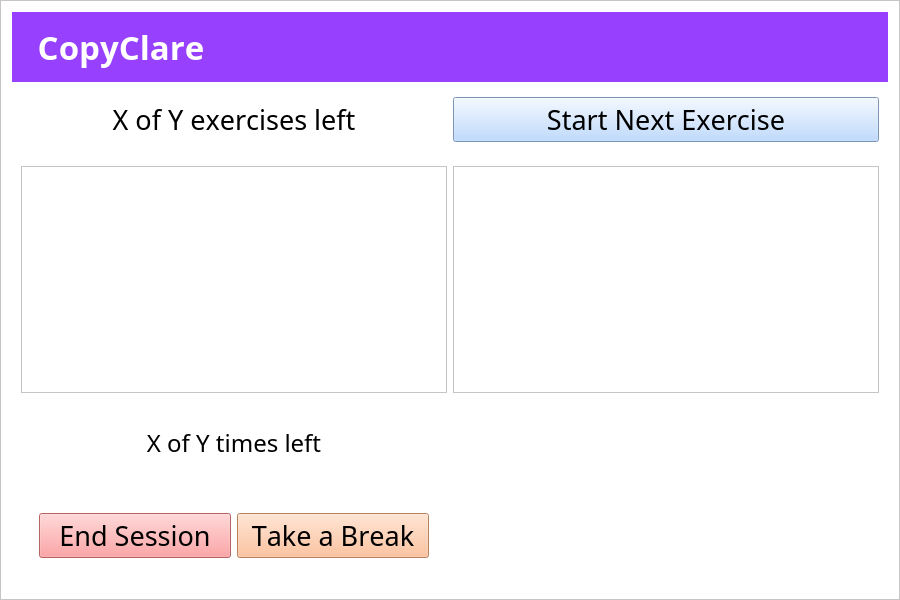
<?xml version="1.0" encoding="UTF-8"?>
<ui version="4.0">
 <class>Exercise</class>
 <widget class="QFrame" name="Exercise">
  <property name="geometry">
   <rect>
    <x>0</x>
    <y>0</y>
    <width>900</width>
    <height>600</height>
   </rect>
  </property>
  <property name="windowTitle">
   <string>Frame</string>
  </property>
  <property name="styleSheet">
   <string notr="true">background-color: rgb(255, 255, 255);</string>
  </property>
  <property name="frameShape">
   <enum>QFrame::StyledPanel</enum>
  </property>
  <property name="frameShadow">
   <enum>QFrame::Raised</enum>
  </property>
  <layout class="QVBoxLayout" name="verticalLayout">
   <item>
    <widget class="QLabel" name="copyclare_logo">
     <property name="minimumSize">
      <size>
       <width>0</width>
       <height>70</height>
      </size>
     </property>
     <property name="font">
      <font>
       <family>Futura</family>
       <pointsize>25</pointsize>
       <weight>75</weight>
       <bold>true</bold>
       <underline>false</underline>
       <kerning>false</kerning>
      </font>
     </property>
     <property name="styleSheet">
      <string notr="true">background-color: rgb(151, 64, 253);
color: rgb(255, 255, 255);</string>
     </property>
     <property name="text">
      <string>   CopyClare</string>
     </property>
     <property name="margin">
      <number>5</number>
     </property>
    </widget>
   </item>
   <item>
    <widget class="QWidget" name="top_layer" native="true">
     <property name="minimumSize">
      <size>
       <width>0</width>
       <height>40</height>
      </size>
     </property>
     <layout class="QHBoxLayout" name="horizontalLayout">
      <item>
       <widget class="QLabel" name="exercise_counter">
        <property name="font">
         <font>
          <family>Futura</family>
          <pointsize>20</pointsize>
          <kerning>false</kerning>
         </font>
        </property>
        <property name="text">
         <string>X of Y exercises left</string>
        </property>
        <property name="alignment">
         <set>Qt::AlignCenter</set>
        </property>
       </widget>
      </item>
      <item>
       <widget class="QPushButton" name="start_next_ex_button">
        <property name="font">
         <font>
          <family>Futura</family>
          <pointsize>20</pointsize>
          <kerning>false</kerning>
         </font>
        </property>
        <property name="styleSheet">
         <string notr="true">background-color: rgb(173, 209, 255);</string>
        </property>
        <property name="text">
         <string>Start Next Exercise</string>
        </property>
       </widget>
      </item>
     </layout>
    </widget>
   </item>
   <item>
    <widget class="QWidget" name="video_layer" native="true">
     <property name="minimumSize">
      <size>
       <width>0</width>
       <height>200</height>
      </size>
     </property>
     <property name="maximumSize">
      <size>
       <width>16777215</width>
       <height>250</height>
      </size>
     </property>
     <property name="styleSheet">
      <string notr="true">border-color: rgb(185, 189, 189);</string>
     </property>
     <layout class="QHBoxLayout" name="horizontalLayout_2">
      <item>
       <widget class="QGraphicsView" name="sample_video_holder"/>
      </item>
      <item>
       <widget class="QGraphicsView" name="user_video_holder"/>
      </item>
     </layout>
    </widget>
   </item>
   <item>
    <widget class="QWidget" name="bottom_layer" native="true">
     <property name="minimumSize">
      <size>
       <width>0</width>
       <height>180</height>
      </size>
     </property>
     <layout class="QHBoxLayout" name="horizontalLayout_3">
      <item>
       <widget class="QWidget" name="left_column" native="true">
        <layout class="QVBoxLayout" name="verticalLayout_2">
         <item>
          <widget class="QLabel" name="rep_counter">
           <property name="font">
            <font>
             <family>Futura</family>
             <pointsize>18</pointsize>
             <kerning>false</kerning>
            </font>
           </property>
           <property name="text">
            <string>X of Y times left</string>
           </property>
           <property name="alignment">
            <set>Qt::AlignHCenter|Qt::AlignTop</set>
           </property>
          </widget>
         </item>
         <item>
          <widget class="QWidget" name="buttons_row" native="true">
           <layout class="QHBoxLayout" name="horizontalLayout_4">
            <item>
             <widget class="QPushButton" name="end_session_button">
              <property name="font">
               <font>
                <family>Futura</family>
                <pointsize>20</pointsize>
                <kerning>false</kerning>
               </font>
              </property>
              <property name="styleSheet">
               <string notr="true">background-color: rgb(253, 138, 139);</string>
              </property>
              <property name="text">
               <string>End Session</string>
              </property>
             </widget>
            </item>
            <item>
             <widget class="QPushButton" name="break_button">
              <property name="font">
               <font>
                <family>Futura</family>
                <pointsize>20</pointsize>
                <kerning>false</kerning>
               </font>
              </property>
              <property name="styleSheet">
               <string notr="true">background-color: rgb(254, 181, 133);</string>
              </property>
              <property name="text">
               <string>Take a Break</string>
              </property>
             </widget>
            </item>
           </layout>
          </widget>
         </item>
        </layout>
       </widget>
      </item>
      <item>
       <widget class="QWidget" name="graph_holder" native="true">
        <property name="styleSheet">
         <string notr="true">border-color: rgb(185, 189, 189);</string>
        </property>
        <layout class="QVBoxLayout" name="verticalLayout_3"/>
       </widget>
      </item>
     </layout>
    </widget>
   </item>
  </layout>
 </widget>
 <resources/>
 <connections/>
</ui>
